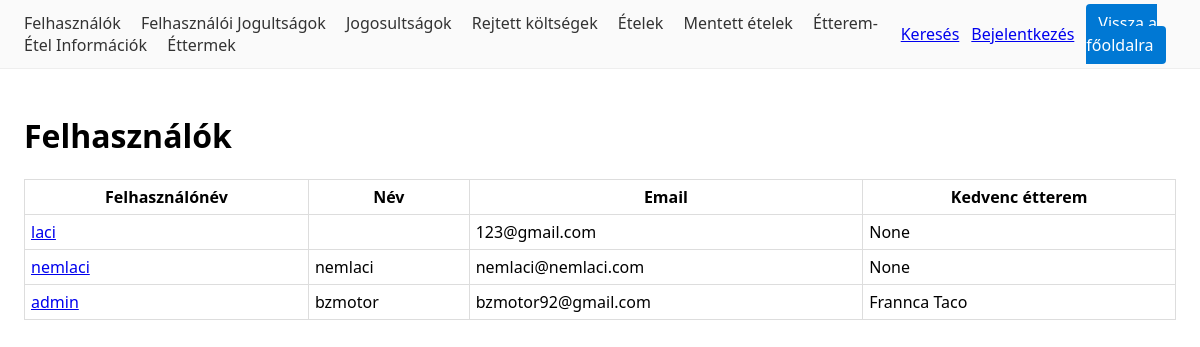
/felhasznalo/, run on an earlier commit of the app's database.
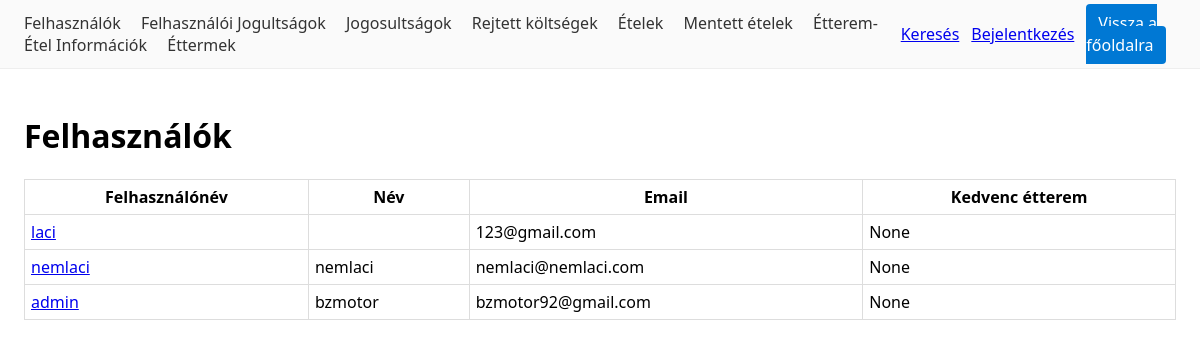
And on a later commit of the database.
### users/models.py (models this page shows, shortened)
class Felhasznalo(AbstractUser):
    nev = models.CharField("Név", max_length=150, blank=True)
    kedvenc_etterem = models.ForeignKey(
        "catalog.Etterem", on_delete=models.SET_NULL,
        null=True, blank=True, related_name="kedvelok",
        verbose_name="Kedvenc étterem",
    )
    class Meta:
        verbose_name = "Felhasználó"
        verbose_name_plural = "Felhasználók"

### catalog/models.py (models this page shows, shortened)
class Etterem(models.Model):
    nev = models.CharField(max_length=150)
    cim = models.CharField(max_length=250, blank=True)
    platform = models.CharField(max_length=20, choices=PLATFORMOK, default="egyeb")
    platform_logo_url = models.URLField(blank=True)
    platform_url = models.URLField(blank=True)
    def __str__(self):
        return self.nev

### users/views.py (the view)
# urls.py: path("felhasznalo/", views.FelhasznaloListView.as_view(), name="felhasznalo_list"),
class FelhasznaloListView(ListView):
	model = Felhasznalo
	template_name = "users/felhasznalo_list.html"

### templates/users/felhasznalo_list.html (shortened to what this page needs)
{% extends "_base.html" %}
{% block content %}
<h1>Felhasználók</h1>
<table>
  <tr>
    <th>Felhasználónév</th>
    <th>Név</th>
    <th>Email</th>
    <th>Kedvenc étterem</th>
  </tr>
  {% for o in object_list %}
    <tr>
      <td><a href="{% url 'users:felhasznalo_detail' o.pk %}">{{ o.username }}</a></td>
      <td>{{ o.nev }}</td>
      <td>{{ o.email }}</td>
      <td>{{ o.kedvenc_etterem }}</td>
    </tr>
  {% empty %}
    <tr>
      <td colspan="5">Nincs adat.</td>
    </tr>
  {% endfor %}
</table>
{% endblock %}

What changed in the data, as far as the page shows it:
changed Felhasznalo "admin": kedvenc_etterem "Frannca Taco" → "None"
